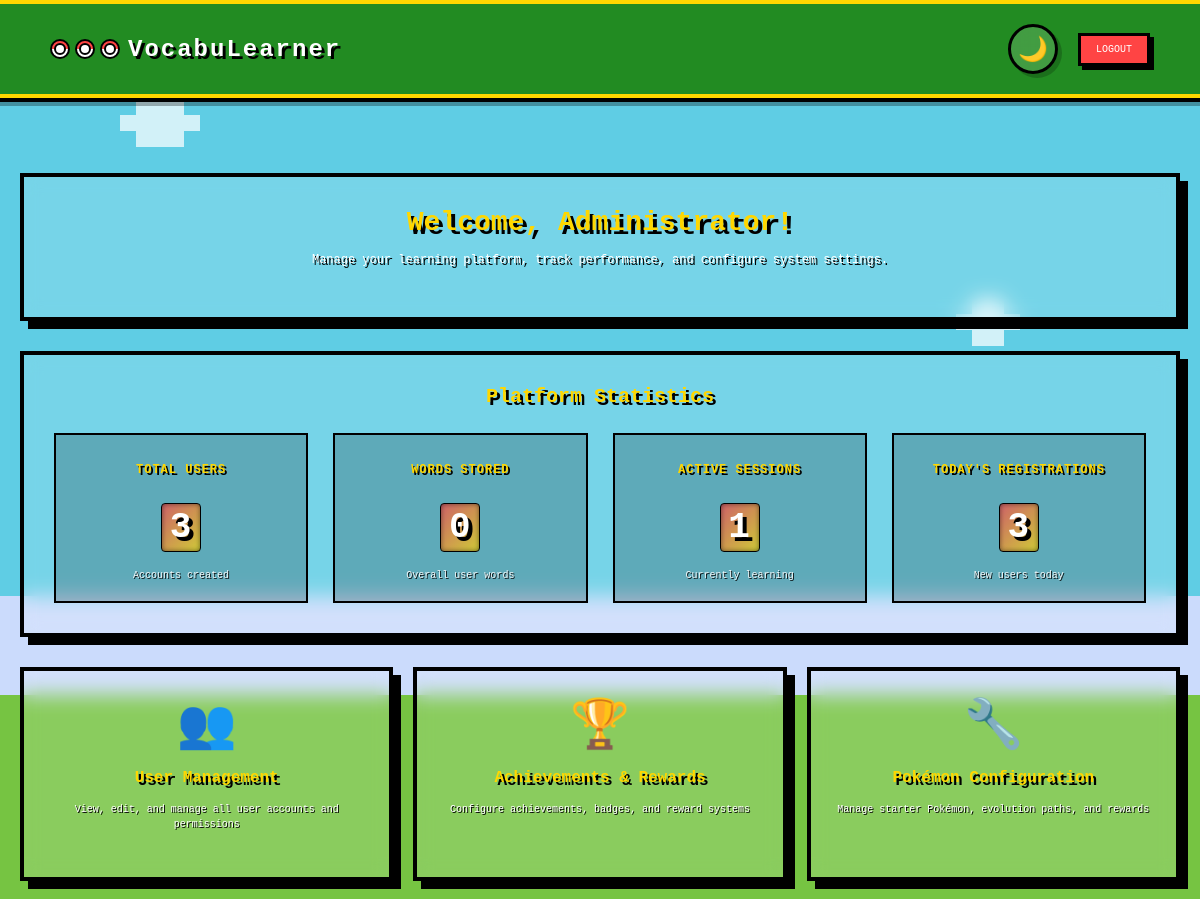
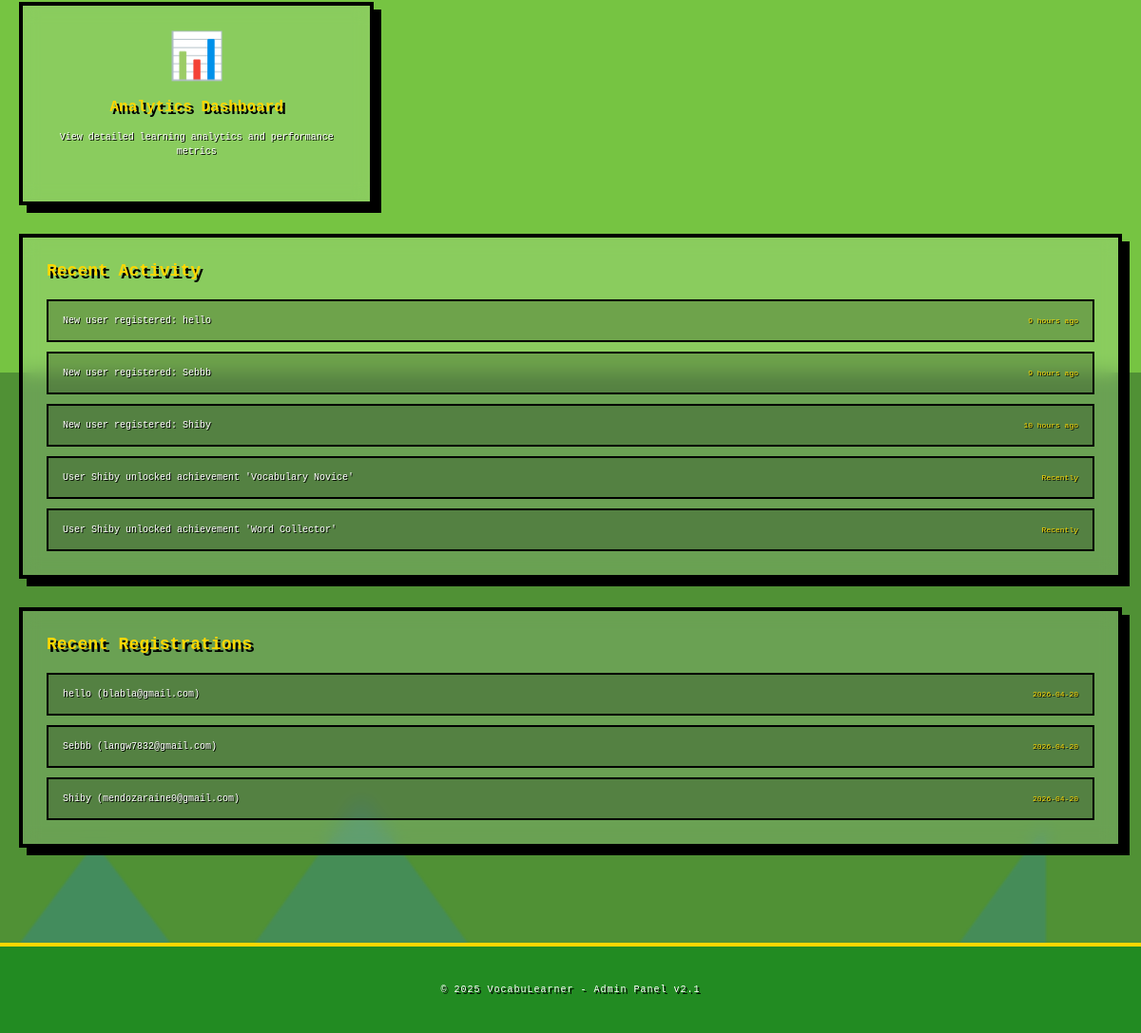
The app's page /admin/dashboard (signed in) with its own data (2 pictures, top to bottom).
### models.py (models this page shows)
class UserAcc(db.Model):
    __tablename__ = 'user_acc'
    user_id = db.Column(db.Integer, primary_key=True)
    name = db.Column(db.String(50), nullable=False)
    email = db.Column(db.String(100), unique=True, nullable=False)
    password = db.Column(db.String(200), nullable=False)
    is_admin = db.Column(db.Boolean, default=False)
    is_active = db.Column(db.Boolean, default=True)
    date_created = db.Column(db.DateTime, default=datetime.utcnow)
    last_login = db.Column(db.DateTime)
    last_logout = db.Column(db.DateTime)
    pokemon_name = db.Column(db.String(100))
    pokemon_id = db.Column(db.Integer, db.ForeignKey('pokemon.pokemon_id'))
    profile_picture = db.Column(db.String(200))
    current_streak = db.Column(db.Integer, default=0)
    longest_streak = db.Column(db.Integer, default=0)
    total_points = db.Column(db.Integer, default=0)
    collected_pokemon = db.relationship(
        'UserPokemon',
        backref='owner',
        lazy=True,
        cascade='all, delete-orphan'
    )

### Main.py (the view, shortened to what this page needs)
@app.route('/admin/dashboard')
@admin_required
def admin_dashboard():
    ph_tz = pytz.timezone('Asia/Manila')
    ph_now = datetime.now(ph_tz)
    total_users = UserAcc.query.filter_by(is_admin=False).count()
    total_words_stored = db.session.query(db.func.count(UserWords.user_word_id)).scalar() or 0
    today = ph_now.date()
    today_start = ph_tz.localize(datetime.combine(today, datetime.min.time()))
    today_end = ph_tz.localize(datetime.combine(today, datetime.max.time()))
    today_registrations = UserAcc.query.filter(
        UserAcc.date_created >= today_start,
        UserAcc.date_created <= today_end,
        UserAcc.is_admin == False  # Exclude admin
    ).count()
    active_sessions = 0
    all_non_admin_users = UserAcc.query.filter_by(is_admin=False).all()
    for user in all_non_admin_users:
        if user.last_login:
            last_login_ph = user.last_login.replace(tzinfo=pytz.UTC).astimezone(ph_tz)
            if user.last_logout:
                last_logout_ph = user.last_logout.replace(tzinfo=pytz.UTC).astimezone(ph_tz)
                if last_login_ph > last_logout_ph:
                    active_sessions += 1
            else:
                active_sessions += 1
    recent_users = UserAcc.query.filter_by(is_admin=False).order_by(
        UserAcc.date_created.desc()
    ).limit(5).all()
    recent_activities = []
    for user in recent_users:
        if user.date_created:
            user_date_ph = user.date_created.replace(tzinfo=pytz.UTC).astimezone(ph_tz)
            time_diff = ph_now - user_date_ph
            if time_diff.total_seconds() < 60:
                time_ago = "Just now"
            elif time_diff.total_seconds() < 3600:
                minutes = int(time_diff.total_seconds() // 60)
                time_ago = f"{minutes} minutes ago"
            elif time_diff.total_seconds() < 86400:
                hours = int(time_diff.total_seconds() // 3600)
                time_ago = f"{hours} hours ago"
            elif time_diff.days == 1:
                time_ago = "1 day ago"
            else:
                time_ago = f"{time_diff.days} days ago"
        else:
            time_ago = "Recently"
        recent_activities.append({
            "text": f"New user registered: {user.name}",
            "time": time_ago
        })
    recent_words_learned = UserWords.query.order_by(
        UserWords.date_learned.desc()
    ).limit(5).all()
    recent_achievements = UserAchievement.query.order_by(
        UserAchievement.date_earned.desc()
    ).limit(5).all()
    for user_achievement in recent_achievements:
        user = UserAcc.query.get(user_achievement.user_id)
        ach = Achievement.query.get(user_achievement.achievement_id)
        if user and ach:
            recent_activities.append({
                "text": f"User {user.name} unlocked achievement '{ach.name}'",
                "time": "Recently"
            })
    recent_notifications = Notification.query.filter(
        Notification.notification_type != 'auto'
    ).order_by(
        Notification.created_at.desc()
    ).limit(3).all()
    for notification in recent_notifications:
        user = UserAcc.query.get(notification.user_id)
        if user:
            recent_activities.append({
                "text": f"Notification sent to {user.name}: {notification.title}",
                "time": "Recently"
            })
    evolved_users = UserAcc.query.filter(
        UserAcc.pokemon_id.isnot(None),
        UserAcc.total_points > 0
    ).order_by(
        UserAcc.date_created.desc()
    ).limit(3).all()
    recent_activities = recent_activities[:5]
    return render_template(
        'admin_dashboard.html',
        total_users=total_users,
        total_words=total_words_stored,
        active_sessions=active_sessions,
        today_registrations=today_registrations,
        recent_users=recent_users,
        recent_activities=recent_activities
    )

### Main.py (called while the page is built)
def admin_required(f):
    @wraps(f)
    def decorated_function(*args, **kwargs):
        if 'user_id' not in session:
            flash("Please login to access the admin panel.", "warning")
            return redirect(url_for('login'))
        user_id = session['user_id']
        user = UserAcc.query.get(user_id)
        if not user or not user.is_admin:
            flash("You don't have permission to access the admin panel.", "danger")
            return redirect(url_for('dashboard'))
        return f(*args, **kwargs)
    return decorated_function

### Templates/admin_dashboard.html (shortened to what this page needs)
{%extends "base.html"%}
{%block content%}
    {%block header%}
        <div class="header-actions">
            <button class="logout-btn1" onclick="showLogoutConfirm()">Logout</button>
        </div>
    {%endblock%}
    <div class="dashboard-container">
        <div class="admin-welcome-section">
            <h1>Welcome, Administrator!</h1>
            <p>Manage your learning platform, track performance, and configure system settings.</p>
        </div>
        <div class="combined-stats-card">
            <h2>Platform Statistics</h2>
            <div class="stats-grid">
                <div class="stat-item">
                    <span class="stat-label">Total Users</span>
                    <span class="stat-value">{{ total_users }}</span>
                    <span class="stat-desc">Accounts created
                    </span>
                </div>
                <div class="stat-item">
                    <span class="stat-label">Words Stored</span>
                    <span class="stat-value">{{ total_words }}</span>
                    <span class="stat-desc">Overall user words
                    </span>
                </div>
                <div class="stat-item">
                    <span class="stat-label">Active Sessions</span>
                    <span class="stat-value">{{ active_sessions }}</span>
                    <span class="stat-desc">Currently learning</span>
                </div>
                <div class="stat-item">
                    <span class="stat-label">Today's Registrations</span>
                    <span class="stat-value">{{ today_registrations }}</span>
                    <span class="stat-desc">New users today</span>
                </div>
            </div>
        </div>
        <div class="admin-nav-grid">
            <div class="admin-nav-card" onclick="navigateTo('{{ url_for('admin_users') }}')">
                <div class="nav-icon">👥</div>
                <h3>User Management</h3>
                <p>View, edit, and manage all user accounts and permissions</p>
            </div>
            <div class="admin-nav-card" onclick="navigateTo('{{ url_for('admin_achievements') }}')">
                <div class="nav-icon">🏆</div>
                <h3>Achievements & Rewards</h3>
                <p>Configure achievements, badges, and reward systems</p>
            </div>
            <div class="admin-nav-card" onclick="navigateTo('{{ url_for('pokemon_config') }}')">
                <div class="nav-icon">🔧</div>
                <h3>Pokémon Configuration</h3>
                <p>Manage starter Pokémon, evolution paths, and rewards</p>
            </div>
            <div class="admin-nav-card" onclick="navigateTo('{{ url_for('admin_analytics') }}')">
                <div class="nav-icon">📊</div>
                <h3>Analytics Dashboard</h3>
                <p>View detailed learning analytics and performance metrics</p>
            </div>
        </div>
        <div class="activity-section">
            <h2>Recent Activity</h2>
            <div class="activity-list">
                {% if recent_activities %}
                    {% for activity in recent_activities %}
                    <div class="activity-item">
                        <div class="activity-text">{{ activity.text }}</div>
                        <div class="activity-time">{{ activity.time }}</div>
                    </div>
                    {% endfor %}
                {% else %}
                    <div class="activity-item">
                        <div class="activity-text">No recent activity to display</div>
                        <div class="activity-time">--</div>
                    </div>
                {% endif %}
            </div>
        </div>
        <div class="activity-section">
            <h2>Recent Registrations</h2>
            <div class="activity-list">
                {% if recent_users %}
                    {% for user in recent_users %}
                    <div class="activity-item">
                        <div class="activity-text">{{ user.name }} ({{ user.email }})</div>
                        <div class="activity-time">{{ user.date_created.strftime('%Y-%m-%d') if user.date_created else '--' }}</div>
                    </div>
                    {% endfor %}
                {% else %}
                    <div class="activity-item">
                        <div class="activity-text">No recent user registrations</div>
                        <div class="activity-time">--</div>
                    </div>
                {% endif %}
            </div>
        </div>
    </div>
    <footer class="footer">
        <p>© 2025 VocabuLearner - Admin Panel v2.1</p>
    </footer>
{%endblock%}

### Templates/admin_dashboard.html (style rules this page uses)
.dashboard-container { margin-top: 120px; max-width: 1400px; margin-left: auto; margin-right: auto; padding: 20px; position: relative; z-index: 10; }
.admin-welcome-section { background: rgba(255,255,255,0.15); backdrop-filter: blur(10px); border: 4px solid #000; padding: 30px; margin-bottom: 30px; box-shadow: 8px 8px 0 #000; text-align: center; border-radius: 0; }
.admin-welcome-section h1 { font-size: 28px; color: #ffd700; text-shadow: 4px 4px 0 #000; margin-bottom: 15px; }
.admin-welcome-section p { font-size: 12px; color: #fff; text-shadow: 2px 2px 0 #000; margin-bottom: 20px; }
.combined-stats-card { background: rgba(255,255,255,0.15); backdrop-filter: blur(10px); border: 4px solid #000; padding: 30px; margin-bottom: 30px; box-shadow: 8px 8px 0 #000; text-align: center; }
.combined-stats-card h2 { font-size: 20px; color: #ffd700; text-shadow: 3px 3px 0 #000; margin-bottom: 25px; }
.stats-grid { display: grid; grid-template-columns: repeat(auto-fit, minmax(250px, 1fr)); gap: 25px; }
.stat-item { text-align: center; padding: 20px; background: rgba(0,0,0,0.2); border: 2px solid #000; }
.stat-value { font-size: 36px; color: #fff; text-shadow: 4px 4px 0 #000; margin-bottom: 10px; display: block; }
.stat-label { font-size: 12px; color: #ffd700; text-shadow: 2px 2px 0 #000; display: block; margin-bottom: 8px; }
.stat-desc { font-size: 10px; color: #fff; text-shadow: 1px 1px 0 #000; opacity: 0.9; }
.admin-nav-grid { display: grid; grid-template-columns: repeat(auto-fit, minmax(300px, 1fr)); gap: 20px; margin-bottom: 30px; }
.admin-nav-card { background: rgba(255,255,255,0.15); backdrop-filter: blur(10px); border: 4px solid #000; padding: 25px; box-shadow: 8px 8px 0 #000; text-align: center; cursor: pointer; transition: all 0.2s; }
.admin-nav-card h3 { font-size: 16px; color: #ffd700; text-shadow: 3px 3px 0 #000; margin-bottom: 15px; }
.admin-nav-card p { font-size: 10px; color: #fff; text-shadow: 1px 1px 0 #000; margin-bottom: 20px; line-height: 1.5; }
.nav-icon { font-size: 48px; margin-bottom: 15px; display: block; }
.activity-section { background: rgba(255,255,255,0.15); backdrop-filter: blur(10px); border: 4px solid #000; padding: 25px; margin-bottom: 30px; box-shadow: 8px 8px 0 #000; }
.activity-section h2 { font-size: 18px; color: #ffd700; text-shadow: 3px 3px 0 #000; margin-bottom: 20px; }
.activity-list { display: flex; flex-direction: column; gap: 10px; }
.activity-item { background: rgba(0,0,0,0.2); border: 2px solid #000; padding: 15px; display: flex; justify-content: space-between; align-items: center; }
.activity-text { font-size: 10px; color: #fff; text-shadow: 1px 1px 0 #000; }
.activity-time { font-size: 8px; color: #ffd700; text-shadow: 1px 1px 0 #000; }
.header-actions { display: flex; gap: 20px; align-items: center; }
.logout-btn1 { background: #ff4444; color: #fff; border: 3px solid #000; padding: 8px 15px; font-size: 10px; box-shadow: 4px 4px 0 #000; cursor: pointer; text-transform: uppercase; font-family: 'Press Start 2P', monospace; transition: all 0.2s; }

### records on screen
UserAcc: name "hello", email "blabla@gmail.com", date_created "2026-04-20"
UserAcc: name "Sebbb", email "langw7832@gmail.com", date_created "2026-04-20"
UserAcc: name "Shiby", email "mendozaraine0@gmail.com", date_created "2026-04-20"

### other values on screen
{{ total_users }} "3"
{{ total_words }} "0"
{{ active_sessions }} "1"
{{ today_registrations }} "3"
{{ activity.text }} "New user registered: hello" "New user registered: Sebbb" "New user registered: Shiby" "User Shiby unlocked achievement 'Vocabulary Novice'" "User Shiby unlocked achievement 'Word Collector'"
{{ activity.time }} "9 hours ago" "9 hours ago" "10 hours ago" "Recently" "Recently"
